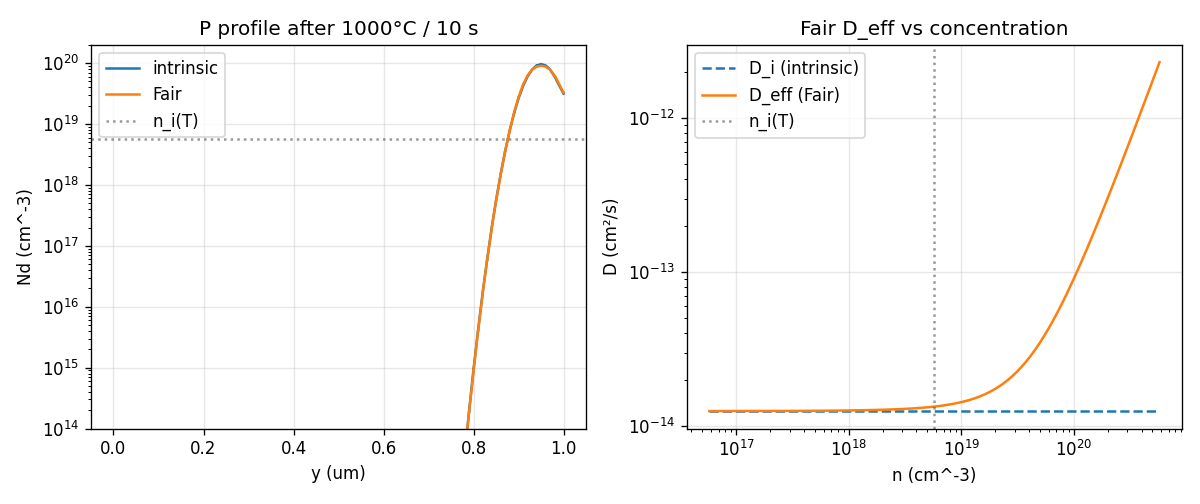

Python code for this plot:
"""
Example 09 — Fair concentration-coupled anneal vs intrinsic Gaussian.

Demonstrates Phase 2.3b's new `apply_anneal_fair` against the earlier
`apply_anneal` on an implanted phosphorus profile. Both anneals start
from the same sharp Gaussian peak (as-implanted shape). The Fair model
integrates D_eff(n/n_i) sub-step by sub-step; the intrinsic model does
one analytic D_i Gaussian.

At S/D-level doping (n > n_i(T)) Fair's D⁻ and D⁻⁻ terms dominate and
drop the peak concentration faster — the classic phosphorus flattening
that doesn't exist in the intrinsic model.

Run:
    python examples/09_fair_anneal_profile.py
"""
from __future__ import annotations

import numpy as np

from opentcad.geometry.formats import Material
from opentcad.geometry.structure import Structure
from opentcad.process.doping.anneal import (
    apply_anneal, apply_anneal_fair,
    fair_diffusivity_components, temperature_celsius_to_kelvin,
    _intrinsic_carrier_density_cm3)


def build():
    """Blank silicon substrate — the sharp P profile is installed
    directly on the MeshField to stand in for an implant step."""
    return (Structure(width_um=1.0, name="imp")
            .add_substrate("sub", 1.0, Material.SI, doping_Na=1e14)
            .add_contact("top",    0.0, 1.0, "sub", surface="top")
            .add_contact("bottom", 0.0, 1.0, "sub", surface="bottom")
            .to_meshfield(mesh_size_um=0.02))


def install_P_implant(mf, peak_y_um=0.95, sigma_um=0.03, peak_cm3=1e20):
    pts = np.asarray(mf.grid.points, dtype=float)
    y = pts[:, 1]
    mf.Nd = peak_cm3 * np.exp(-((y - peak_y_um) ** 2) / (2 * sigma_um ** 2))


def column_profile(mf, cx_um=0.5, strip_um=0.05):
    """Extract (y, Nd) along a vertical strip at x = cx_um."""
    pts = np.asarray(mf.grid.points, dtype=float)
    ok = np.abs(pts[:, 0] - cx_um) < strip_um
    y = pts[ok, 1]; Nd = mf.Nd[ok]
    idx = np.argsort(y)
    return y[idx], Nd[idx]


def main():
    T_C, t_s = 1000.0, 10.0
    T_K = temperature_celsius_to_kelvin(T_C)
    n_i_T = _intrinsic_carrier_density_cm3(T_K)
    cP = fair_diffusivity_components("P", T_K)

    print(f"Anneal condition: {T_C} C for {t_s} s")
    print(f"  n_i(T) = {n_i_T:.2e} cm^-3")
    print(f"  P: D_i={cP['D_i']:.2e}, D⁻={cP['D_minus']:.2e}, "
          f"D⁻⁻={cP['D_minus_minus']:.2e}")

    mf_i = build(); install_P_implant(mf_i)
    mf_f = build(); install_P_implant(mf_f)
    peak0 = float(mf_i.Nd.max())
    print(f"\nInitial P peak = {peak0:.3e} cm^-3  (u₀ = {peak0/n_i_T:.1f})")

    r_i = apply_anneal(mf_i, T_C, t_s, species_Nd="P")
    r_f = apply_anneal_fair(mf_f, T_C, t_s, species_Nd="P",
                             species_Na="B")

    print("\nResults:")
    print(f"  Intrinsic: sigma = {r_i.sigma_Nd_um:.4f} um, "
          f"peak after = {mf_i.Nd.max():.3e}")
    print(f"  Fair     : {r_f.n_sub_steps} sub-steps, "
          f"D_eff_peak/D_i = {r_f.D_eff_Nd_peak_cm2_s/r_f.D_i_Nd_cm2_s:.1f}x, "
          f"peak after = {mf_f.Nd.max():.3e}")
    drop_i = (peak0 - mf_i.Nd.max()) / peak0
    drop_f = (peak0 - mf_f.Nd.max()) / peak0
    print(f"  Peak drop: intrinsic {drop_i*100:.1f}%, "
          f"Fair {drop_f*100:.1f}% (ratio {drop_f/drop_i:.2f}x)")

    try:
        import matplotlib.pyplot as plt
    except ImportError:
        print("\n  (matplotlib not installed - skipping plot)")
        return

    yi, Ndi = column_profile(mf_i)
    yf, Ndf = column_profile(mf_f)

    fig, axes = plt.subplots(1, 2, figsize=(10, 4.2))
    axes[0].semilogy(yi, np.maximum(Ndi, 1e8), label="intrinsic")
    axes[0].semilogy(yf, np.maximum(Ndf, 1e8), label="Fair")
    axes[0].axhline(n_i_T, ls=":", color="k", alpha=0.4, label=f"n_i(T)")
    axes[0].set_xlabel("y (um)"); axes[0].set_ylabel("Nd (cm^-3)")
    axes[0].set_title(f"P profile after {T_C:.0f}°C / {t_s:.0f} s")
    axes[0].set_ylim(1e14, 2e20)
    axes[0].legend(); axes[0].grid(True, alpha=0.3)

    # D_eff vs n for visual intuition — this is the formula actually used
    u = np.logspace(-2, 2, 200)
    n = u * n_i_T
    D_eff = cP["D_i"] + cP.get("D_minus", 0)*u + cP.get("D_minus_minus", 0)*u*u
    axes[1].loglog(n, [cP["D_i"]] * len(n), ls="--", label="D_i (intrinsic)")
    axes[1].loglog(n, D_eff, label="D_eff (Fair)")
    axes[1].axvline(n_i_T, ls=":", color="k", alpha=0.4, label="n_i(T)")
    axes[1].set_xlabel("n (cm^-3)"); axes[1].set_ylabel("D (cm²/s)")
    axes[1].set_title("Fair D_eff vs concentration")
    axes[1].legend(); axes[1].grid(True, alpha=0.3)

    fig.tight_layout()
    out = "examples/09_fair_anneal_profile.png"
    fig.savefig(out, dpi=120)
    print(f"\n  plot saved to {out}")


if __name__ == "__main__":
    main()
